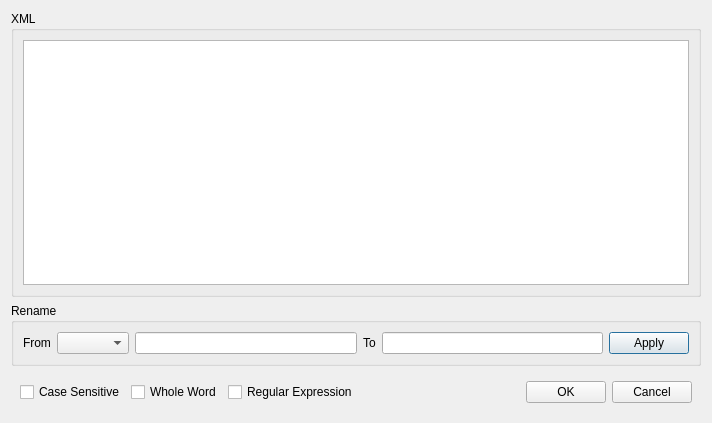
<?xml version="1.0" encoding="UTF-8"?>
<ui version="4.0">
 <class>DialogRename</class>
 <widget class="QDialog" name="DialogRename">
  <property name="geometry">
   <rect>
    <x>0</x>
    <y>0</y>
    <width>712</width>
    <height>423</height>
   </rect>
  </property>
  <property name="windowTitle">
   <string>Dialog</string>
  </property>
  <layout class="QGridLayout" name="gridLayout_5">
   <item row="0" column="0">
    <widget class="QGroupBox" name="groupBox_2">
     <property name="title">
      <string>XML</string>
     </property>
     <layout class="QGridLayout" name="gridLayout_3">
      <item row="0" column="0">
       <widget class="QPlainTextEdit" name="plainTextEdit">
        <property name="toolTip">
         <string>This is the underlying XML of the model.</string>
        </property>
        <property name="readOnly">
         <bool>true</bool>
        </property>
       </widget>
      </item>
     </layout>
    </widget>
   </item>
   <item row="1" column="0">
    <widget class="QGroupBox" name="groupBox">
     <property name="title">
      <string>Rename</string>
     </property>
     <layout class="QGridLayout" name="gridLayout">
      <item row="0" column="3">
       <widget class="QLabel" name="label_2">
        <property name="text">
         <string>To</string>
        </property>
       </widget>
      </item>
      <item row="0" column="0">
       <widget class="QLabel" name="label">
        <property name="text">
         <string>From</string>
        </property>
       </widget>
      </item>
      <item row="0" column="4">
       <widget class="QLineEdit" name="lineEditTo">
        <property name="toolTip">
         <string>The destination ID string. Typically &quot;right&quot; or &quot;left&quot;.</string>
        </property>
       </widget>
      </item>
      <item row="0" column="2">
       <widget class="QLineEdit" name="lineEditFrom">
        <property name="toolTip">
         <string>The source ID string. Typically &quot;left&quot; or &quot;right&quot;.</string>
        </property>
       </widget>
      </item>
      <item row="0" column="5">
       <widget class="QPushButton" name="pushButtonApply">
        <property name="text">
         <string>Apply</string>
        </property>
       </widget>
      </item>
      <item row="0" column="1">
       <widget class="QComboBox" name="comboBoxFrom"/>
      </item>
     </layout>
    </widget>
   </item>
   <item row="2" column="0">
    <widget class="QWidget" name="widget" native="true">
     <layout class="QGridLayout" name="gridLayout_2">
      <item row="0" column="2">
       <widget class="QCheckBox" name="checkBoxRegularExpression">
        <property name="text">
         <string>Regular Expression</string>
        </property>
       </widget>
      </item>
      <item row="0" column="5">
       <widget class="QPushButton" name="pushButtonCancel">
        <property name="text">
         <string>Cancel</string>
        </property>
       </widget>
      </item>
      <item row="0" column="3">
       <spacer name="horizontalSpacer">
        <property name="orientation">
         <enum>Qt::Horizontal</enum>
        </property>
        <property name="sizeHint" stdset="0">
         <size>
          <width>40</width>
          <height>20</height>
         </size>
        </property>
       </spacer>
      </item>
      <item row="0" column="0">
       <widget class="QCheckBox" name="checkBoxCaseSensitive">
        <property name="text">
         <string>Case Sensitive</string>
        </property>
       </widget>
      </item>
      <item row="0" column="4">
       <widget class="QPushButton" name="pushButtonOK">
        <property name="text">
         <string>OK</string>
        </property>
       </widget>
      </item>
      <item row="0" column="1">
       <widget class="QCheckBox" name="checkBoxWholeWord">
        <property name="text">
         <string>Whole Word</string>
        </property>
       </widget>
      </item>
     </layout>
    </widget>
   </item>
  </layout>
 </widget>
 <resources/>
 <connections/>
</ui>
